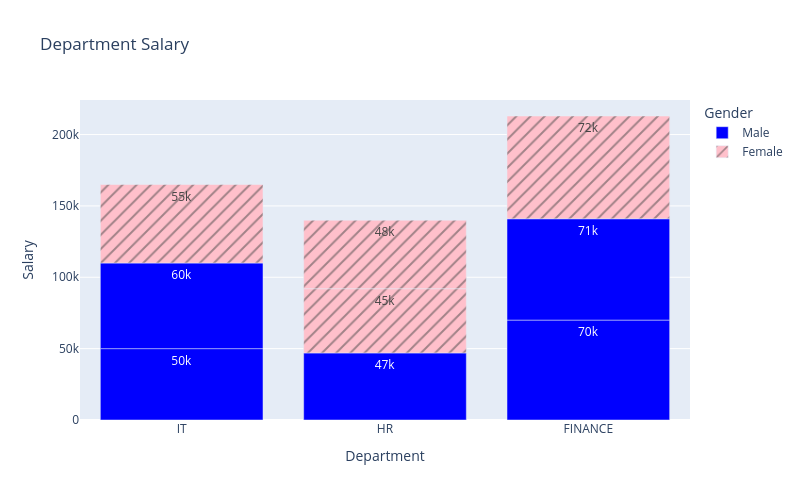

Here is the notebook cell this chart was saved with:
### Code cell
fig=px.bar(df,x="Department",
           y="Salary",
           title="Department Salary",
           color="Gender",
           barmode="relative"
           ,width=800,height=500,
           hover_data=["Exp"],
           pattern_shape="Gender",
           text_auto=True,
           orientation="v",
           color_discrete_map={'Male':'blue','Female':'pink'})
fig.show()

### Figure 1 — Plotly figure (JSON) as saved in the notebook; plotly's stock layout.template omitted (floating-point values rounded to 4 significant figures)
{"data": [{"customdata": [[1], [3], [5], [7], [9]], "hovertemplate": "Gender=Male<br>Department=%{x}<br>Salary=%{y}<br>Exp=%{customdata[0]}<extra></extra>", "legendgroup": "Male", "marker": {"color": "blue", "pattern": {"shape": ""}}, "name": "Male", "orientation": "v", "showlegend": true, "textposition": "auto", "texttemplate": "%{y}", "type": "bar", "x": ["IT", "IT", "HR", "FINANCE", "FINANCE"], "xaxis": "x", "y": [50000, 60000, 47000, 70000, 71000], "yaxis": "y"}, {"customdata": [[2], [4], [6], [8]], "hovertemplate": "Gender=Female<br>Department=%{x}<br>Salary=%{y}<br>Exp=%{customdata[0]}<extra></extra>", "legendgroup": "Female", "marker": {"color": "pink", "pattern": {"shape": "/"}}, "name": "Female", "orientation": "v", "showlegend": true, "textposition": "auto", "texttemplate": "%{y}", "type": "bar", "x": ["IT", "HR", "HR", "FINANCE"], "xaxis": "x", "y": [55000, 45000, 48000, 72000], "yaxis": "y"}], "layout": {"barmode": "relative", "height": 500, "legend": {"title": {"text": "Gender"}, "tracegroupgap": 0}, "title": {"text": "Department Salary"}, "width": 800, "xaxis": {"anchor": "y", "domain": [0, 1], "title": {"text": "Department"}}, "yaxis": {"anchor": "x", "domain": [0, 1], "title": {"text": "Salary"}}}}
